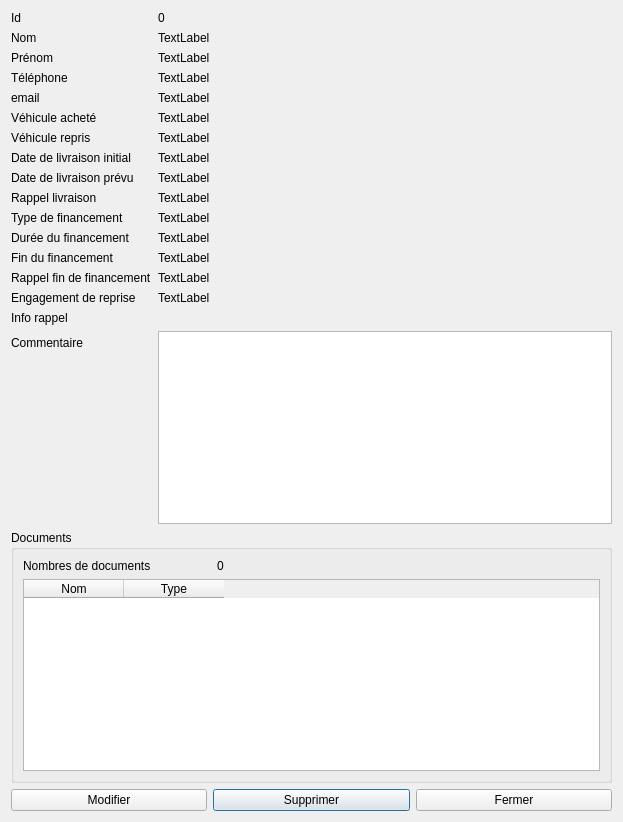
<?xml version="1.0" encoding="UTF-8"?>
<ui version="4.0">
 <class>ShowClient</class>
 <widget class="QDialog" name="ShowClient">
  <property name="geometry">
   <rect>
    <x>0</x>
    <y>0</y>
    <width>623</width>
    <height>822</height>
   </rect>
  </property>
  <property name="windowTitle">
   <string>Dialog</string>
  </property>
  <layout class="QGridLayout" name="gridLayout">
   <item row="1" column="1">
    <widget class="QPushButton" name="btDelete">
     <property name="text">
      <string>Supprimer</string>
     </property>
    </widget>
   </item>
   <item row="1" column="0">
    <widget class="QPushButton" name="btUpdate">
     <property name="text">
      <string>Modifier</string>
     </property>
    </widget>
   </item>
   <item row="1" column="2">
    <widget class="QPushButton" name="btClose">
     <property name="text">
      <string>Fermer</string>
     </property>
    </widget>
   </item>
   <item row="0" column="0" colspan="3">
    <layout class="QFormLayout" name="formLayout">
     <item row="0" column="0">
      <widget class="QLabel" name="label_13">
       <property name="text">
        <string>Id</string>
       </property>
      </widget>
     </item>
     <item row="0" column="1">
      <widget class="QLabel" name="id">
       <property name="text">
        <string>0</string>
       </property>
      </widget>
     </item>
     <item row="1" column="0">
      <widget class="QLabel" name="label_4">
       <property name="text">
        <string>Nom</string>
       </property>
      </widget>
     </item>
     <item row="1" column="1">
      <widget class="QLabel" name="name">
       <property name="text">
        <string>TextLabel</string>
       </property>
      </widget>
     </item>
     <item row="2" column="0">
      <widget class="QLabel" name="label_3">
       <property name="text">
        <string>Prénom</string>
       </property>
      </widget>
     </item>
     <item row="2" column="1">
      <widget class="QLabel" name="surname">
       <property name="text">
        <string>TextLabel</string>
       </property>
      </widget>
     </item>
     <item row="3" column="0">
      <widget class="QLabel" name="label_5">
       <property name="text">
        <string>Téléphone</string>
       </property>
      </widget>
     </item>
     <item row="3" column="1">
      <widget class="QLabel" name="phone">
       <property name="text">
        <string>TextLabel</string>
       </property>
      </widget>
     </item>
     <item row="4" column="0">
      <widget class="QLabel" name="label_6">
       <property name="text">
        <string>email</string>
       </property>
      </widget>
     </item>
     <item row="4" column="1">
      <widget class="QLabel" name="email">
       <property name="text">
        <string>TextLabel</string>
       </property>
      </widget>
     </item>
     <item row="5" column="0">
      <widget class="QLabel" name="label_2">
       <property name="text">
        <string>Véhicule acheté</string>
       </property>
      </widget>
     </item>
     <item row="5" column="1">
      <widget class="QLabel" name="carPurchased">
       <property name="text">
        <string>TextLabel</string>
       </property>
      </widget>
     </item>
     <item row="6" column="0">
      <widget class="QLabel" name="label_8">
       <property name="text">
        <string>Véhicule repris</string>
       </property>
      </widget>
     </item>
     <item row="6" column="1">
      <widget class="QLabel" name="carReprossessed">
       <property name="text">
        <string>TextLabel</string>
       </property>
      </widget>
     </item>
     <item row="7" column="0">
      <widget class="QLabel" name="label">
       <property name="text">
        <string>Date de livraison initial</string>
       </property>
      </widget>
     </item>
     <item row="7" column="1">
      <widget class="QLabel" name="originalDeliveryDate">
       <property name="text">
        <string>TextLabel</string>
       </property>
      </widget>
     </item>
     <item row="8" column="0">
      <widget class="QLabel" name="label_7">
       <property name="text">
        <string>Date de livraison prévu</string>
       </property>
      </widget>
     </item>
     <item row="8" column="1">
      <widget class="QLabel" name="expectedDeliveryDate">
       <property name="text">
        <string>TextLabel</string>
       </property>
      </widget>
     </item>
     <item row="9" column="0">
      <widget class="QLabel" name="label_16">
       <property name="text">
        <string>Rappel livraison</string>
       </property>
      </widget>
     </item>
     <item row="9" column="1">
      <widget class="QLabel" name="rappelLiv">
       <property name="text">
        <string>TextLabel</string>
       </property>
      </widget>
     </item>
     <item row="10" column="0">
      <widget class="QLabel" name="label_9">
       <property name="text">
        <string>Type de financement</string>
       </property>
      </widget>
     </item>
     <item row="10" column="1">
      <widget class="QLabel" name="financement">
       <property name="text">
        <string>TextLabel</string>
       </property>
      </widget>
     </item>
     <item row="11" column="0">
      <widget class="QLabel" name="label_10">
       <property name="text">
        <string>Durée du financement</string>
       </property>
      </widget>
     </item>
     <item row="11" column="1">
      <widget class="QLabel" name="repaymentDuration">
       <property name="text">
        <string>TextLabel</string>
       </property>
      </widget>
     </item>
     <item row="13" column="0">
      <widget class="QLabel" name="label_17">
       <property name="text">
        <string>Rappel fin de financement</string>
       </property>
      </widget>
     </item>
     <item row="13" column="1">
      <widget class="QLabel" name="rappelFin">
       <property name="text">
        <string>TextLabel</string>
       </property>
      </widget>
     </item>
     <item row="12" column="0">
      <widget class="QLabel" name="label_14">
       <property name="text">
        <string>Fin du financement</string>
       </property>
      </widget>
     </item>
     <item row="12" column="1">
      <widget class="QLabel" name="repaymentEnd">
       <property name="text">
        <string>TextLabel</string>
       </property>
      </widget>
     </item>
     <item row="14" column="1">
      <widget class="QLabel" name="engReprise">
       <property name="text">
        <string>TextLabel</string>
       </property>
      </widget>
     </item>
     <item row="16" column="1">
      <widget class="QTextBrowser" name="commentaire">
       <property name="minimumSize">
        <size>
         <width>450</width>
         <height>0</height>
        </size>
       </property>
       <property name="maximumSize">
        <size>
         <width>16777215</width>
         <height>16777215</height>
        </size>
       </property>
      </widget>
     </item>
     <item row="16" column="0">
      <widget class="QLabel" name="label_12">
       <property name="text">
        <string>Commentaire</string>
       </property>
      </widget>
     </item>
     <item row="17" column="0" colspan="2">
      <widget class="QGroupBox" name="groupBox">
       <property name="title">
        <string>Documents</string>
       </property>
       <layout class="QGridLayout" name="gridLayout_5">
        <item row="0" column="0">
         <widget class="QLabel" name="label_11">
          <property name="text">
           <string>Nombres de documents</string>
          </property>
         </widget>
        </item>
        <item row="0" column="1">
         <widget class="QLabel" name="nbDocuments">
          <property name="text">
           <string>0</string>
          </property>
         </widget>
        </item>
        <item row="1" column="0" colspan="3">
         <widget class="QTableWidget" name="tableDocuments">
          <property name="alternatingRowColors">
           <bool>true</bool>
          </property>
          <column>
           <property name="text">
            <string>Nom</string>
           </property>
          </column>
          <column>
           <property name="text">
            <string>Type</string>
           </property>
          </column>
         </widget>
        </item>
       </layout>
      </widget>
     </item>
     <item row="15" column="1">
      <widget class="QLabel" name="infoRappel">
       <property name="text">
        <string/>
       </property>
      </widget>
     </item>
     <item row="14" column="0">
      <widget class="QLabel" name="label_18">
       <property name="text">
        <string>Engagement de reprise</string>
       </property>
      </widget>
     </item>
     <item row="15" column="0">
      <widget class="QLabel" name="label_19">
       <property name="text">
        <string>Info rappel</string>
       </property>
      </widget>
     </item>
    </layout>
   </item>
  </layout>
 </widget>
 <resources/>
 <connections/>
</ui>
